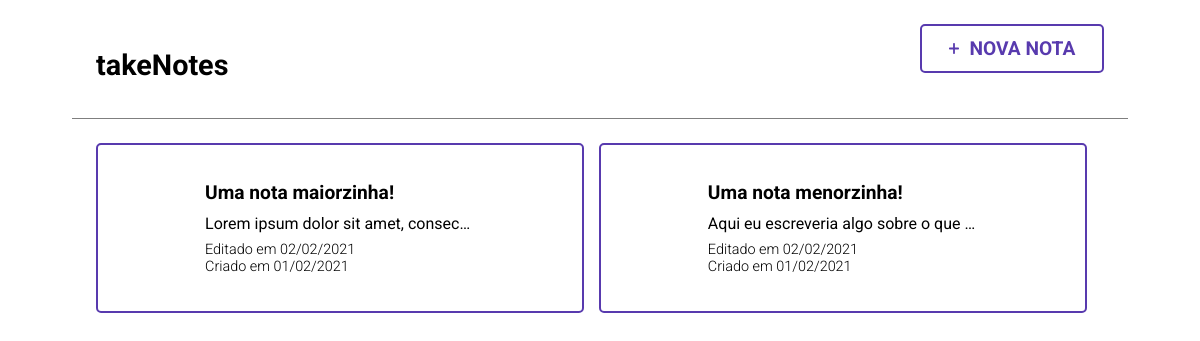
Page /takeNotes/index.php on the committed database.
### tables this page shows
CREATE TABLE `notes` (
  `idNote` varchar(15) NOT NULL,
  `titleNote` varchar(29) NOT NULL DEFAULT '',
  `contentNote` varchar(16000) DEFAULT NULL,
  `resumeNote` varchar(40) DEFAULT NULL,
  `dataNote` datetime NOT NULL DEFAULT current_timestamp(),
  `lastUpdate` datetime DEFAULT NULL
);

### takeNotes/index.php (the view, shortened to what this page needs)
<?php
 include "connectMySQL.php";
?>
<!doctype html>
    <html lang="pt-br">
    <head>
        <link rel="stylesheet" href="assets/css/main.css">
    </head>
    <body>
        <div class="headerTitle pad-10">
            <h1>takeNotes</h1>
        </div>
        <div class="lineBefore"></div>
        <div class="notesArea">
            <?php
                $i					= 0;
                $selectNotesQuery   = "SELECT * FROM notes ORDER BY lastUpdate DESC";
                $resultNotesQuery   = $conn->query($selectNotesQuery);
                $arrayNotesQuery	= array();
                while($rowNotesQuery = $resultNotesQuery->fetch_assoc()){
                    $arrayNotesQuery[$i] = $rowNotesQuery;
                    $dateFormat  = date_create($arrayNotesQuery[$i]["dataNote"]);
                    $updateFormat  = date_create($arrayNotesQuery[$i]["lastUpdate"]);
                    echo "<div class='", $arrayNotesQuery[$i]["idNote"], " noteDesign'>
                            <div class='insideNote pad-10'>
                                <div class='titleNote'>
                                    <p>", $arrayNotesQuery[$i]["titleNote"], "</p>
                                </div>
                                <div class='contentNote'>
                                    <p>", $arrayNotesQuery[$i]["resumeNote"], "</p>
                                </div>
                                <div class='dataNote'>
                                    <p>Editado em ", date_format($updateFormat, 'd/m/Y'), "</p>
                                    <p>Criado em ", date_format($dateFormat, 'd/m/Y'), "</p>
                                </div>
                            </div>
                          </div>";
                }
            ?>
        </div>
        <div class="addNew addNote">
            <img src="assets/img/plus.svg"/>
            <p>Nova nota</p>
        </div>
    </body>

### takeNotes/assets/css/main.css (style rules this page uses)
* { outline: none; margin: 0; font-family: 'Roboto', sans-serif; }
.pad-10 { padding: 10%; }
.headerTitle { padding-bottom: 1%; margin-bottom: 4%; font-size: 0.9rem; }
.lineBefore { margin-left: 8%; margin-right: 8%; height: 1px; background: #00000080; }
.notesArea { margin-top: 2%; height: 70vh; overflow: scroll; }
.noteDesign { width: 100%; transition: background 0.3s; cursor: pointer; }
.noteDesign:first-child { margin-top: 3%; }
.insideNote { padding-top: 5%; padding-bottom: 5%; }
.titleNote { font-size: 1.2rem; font-weight: 700; margin-bottom: 4%; }
.contentNote { font-size: 1rem; font-weight: 400; margin-bottom: 3%; }
.contentNote p { white-space: nowrap; overflow: hidden; text-overflow: ellipsis; max-width: 30ch; }
.dataNote { font-size: 0.9rem; font-weight: 300; }
.addNote { position: absolute; bottom: 4%; display: flex; justify-content: center; align-items: center; width: 80%; height: 45px; margin-left: 10%; margin-right: 10%; border: 2px solid #583aae; border-radius: 5px; cursor: pointer; }
.addNote img { width: 4%; margin-right: 10px; }
.addNote p { font-size: 1.2rem; font-weight: 700; text-transform: uppercase; color: #583aae; }
@media only screen and (min-width: 960px) and (max-width: 1399px) { .headerTitle { padding: 0 !important; margin-top: 4% !important; margin-left: 8% !important; margin-bottom: 3% !important; } }
@media only screen and (min-width: 960px) and (max-width: 1399px) { .lineBefore { margin-left: 6%; margin-right: 6%; } }
@media only screen and (min-width: 960px) and (max-width: 1399px) { .notesArea { display: flex; align-content: flex-start; flex-wrap: wrap; height: 83vh; margin-top: 2%; margin-left: 8%; margin-right: 8%; } }
@media only screen and (min-width: 960px) and (max-width: 1399px) { .noteDesign { display: flex; justify-content: center; align-items: center; width: 48%; height: 25%; border: 2px solid #583aae; border-radius: 5px; margin-left: 15px; } }
@media only screen and (min-width: 960px) and (max-width: 1399px) { .noteDesign:first-child { margin-top: 0%; } }
@media only screen and (min-width: 960px) and (max-width: 1399px) { .noteDesign:nth-child(2n+1) { margin-left: 0; } }
@media only screen and (min-width: 960px) and (max-width: 1399px) { .addNew { top: 3%; bottom: 0; width: 15%; right: 0; margin-right: 8%; } }
@media only screen and (min-width: 960px) and (max-width: 1399px) { .addNew img { width: 6%; } }

### rows in the picture
notes: titleNote "Uma nota maiorzinha!", resumeNote "Lorem ipsum dolor sit amet, consec…", lastUpdate "02/02/2021", dataNote "01/02/2021"
notes: titleNote "Uma nota menorzinha!", resumeNote "Aqui eu escreveria algo sobre o que…", lastUpdate "02/02/2021", dataNote "01/02/2021"
